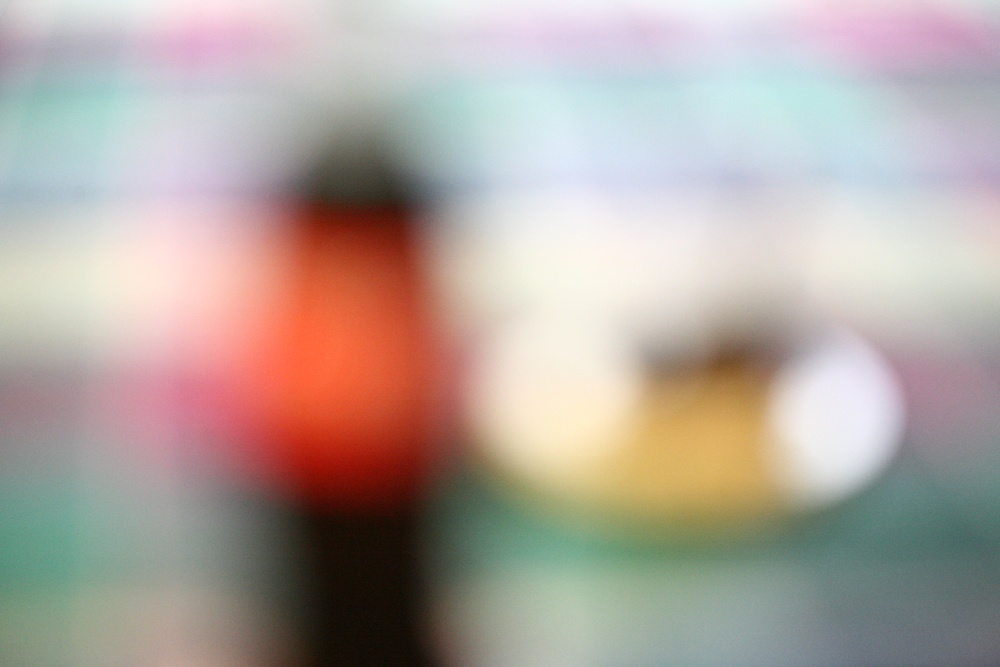
%> input picture 001.JPG, 1000 x 667 px, shrunk from 2496 x 1664 before the run
$ octave --eval "result = measureFocus('001.JPG');"   (GNU Octave 9; MATLAB toolbox functions it lacks are replaced by stand-ins)
%> lines starting %> are read from the running program, lines starting %| are printed output that depends on the picture
%David Bell - 2014
%measureFocus.m
function [stdc, sumc, avgc] = measureFocus(file)
%> called with file = '001.JPG'
Im = imread(file); %Load image
%> Im is the input picture: size 667x1000x3 uint8; mean R, G, B 178.1, 166.1, 159.3
BW = rgb2gray(Im); %Confirm image is grayscale intensities
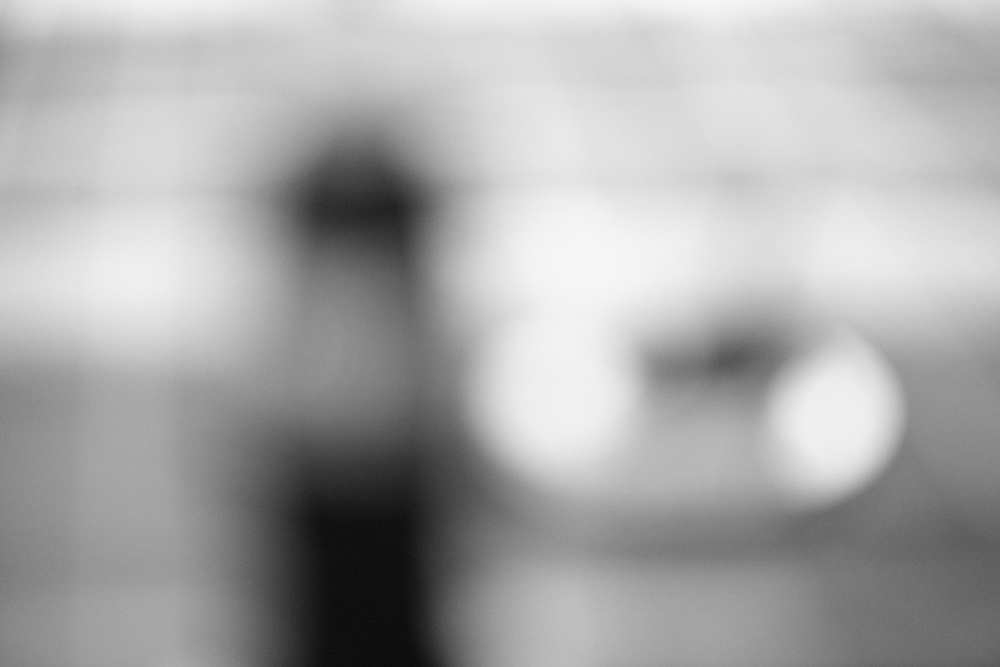
%> BW: size 667x1000 uint8; min 9, max 248, mean 168.9
hy = fspecial('sobel');hx = -1.*hy.'; %define sobel filter

%Perform filtering and combine x - y components
Sx = imfilter(double(BW),hx);Sy = imfilter(double(BW), hy);
%> after `Sx = imfilter(double(BW),hx)`:
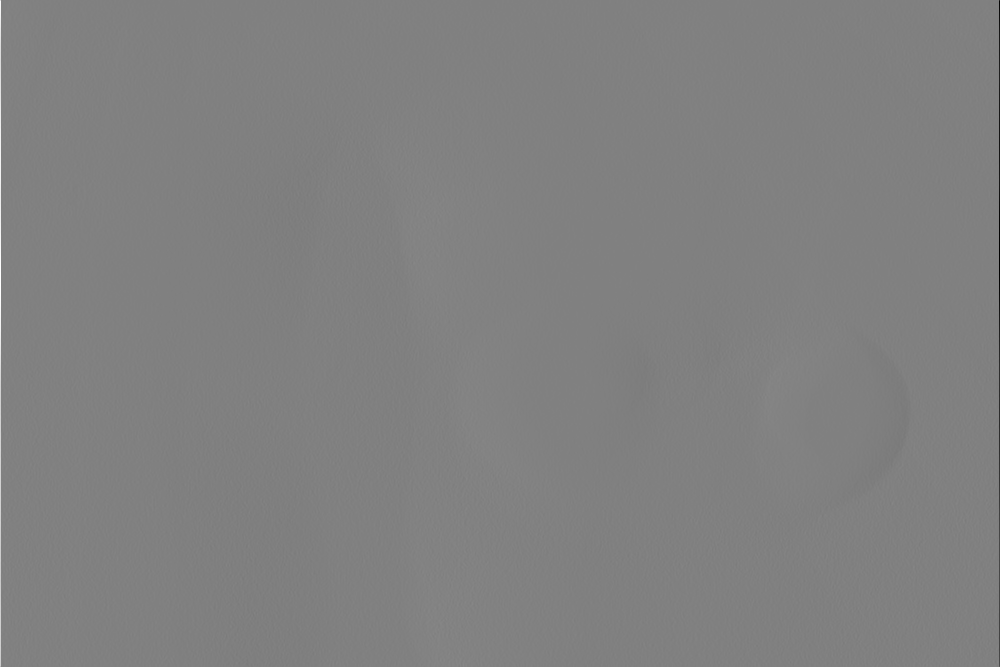
%> Sx: size 667x1000 double; min -870, max 852, mean 0; drawn with min black and max white
S = sqrt(Sx.^2 + Sy.^2);
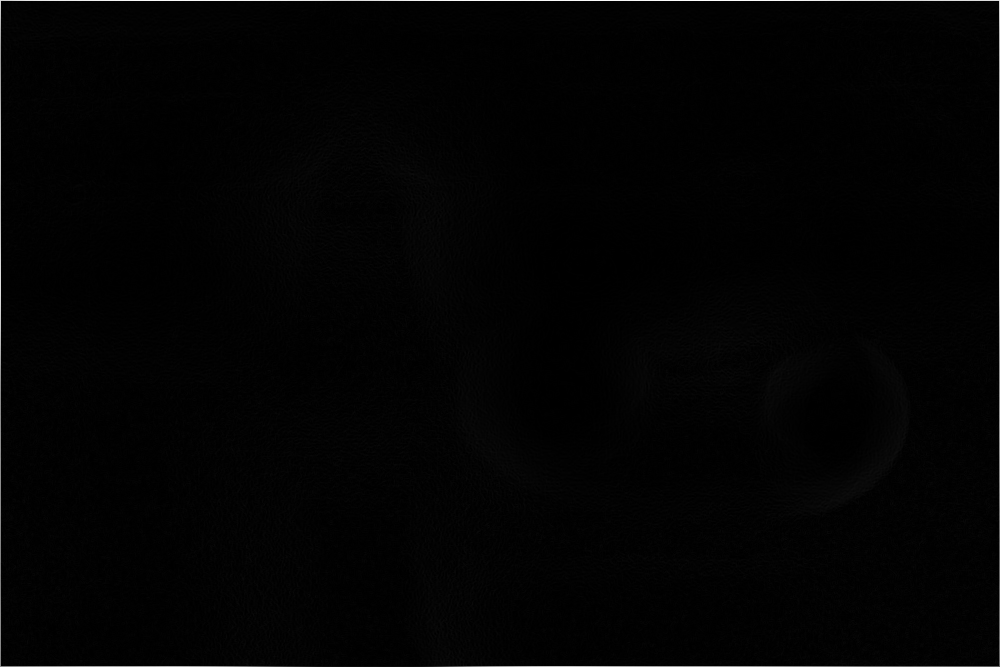
%> S: size 667x1000 double; min 0, max 984, mean 11.8; drawn with min black and max white

%Compute aggregates with filtered values
stdc = std2(S);
%> stdc = 49.84
%For sum and mean focus is identified easier without sqrt
sumc = sum(sum(Sx.^2 + Sy.^2));
%> sumc = 1749869786
avgc = mean(mean(Sx.^2 + Sy.^2));
%> avgc = 2623.5
%> `result = measureFocus('001.JPG');`: result = 49.84
%imtool(S/max(max(S)));imtool(BW);

$ run again, on 003.JPG
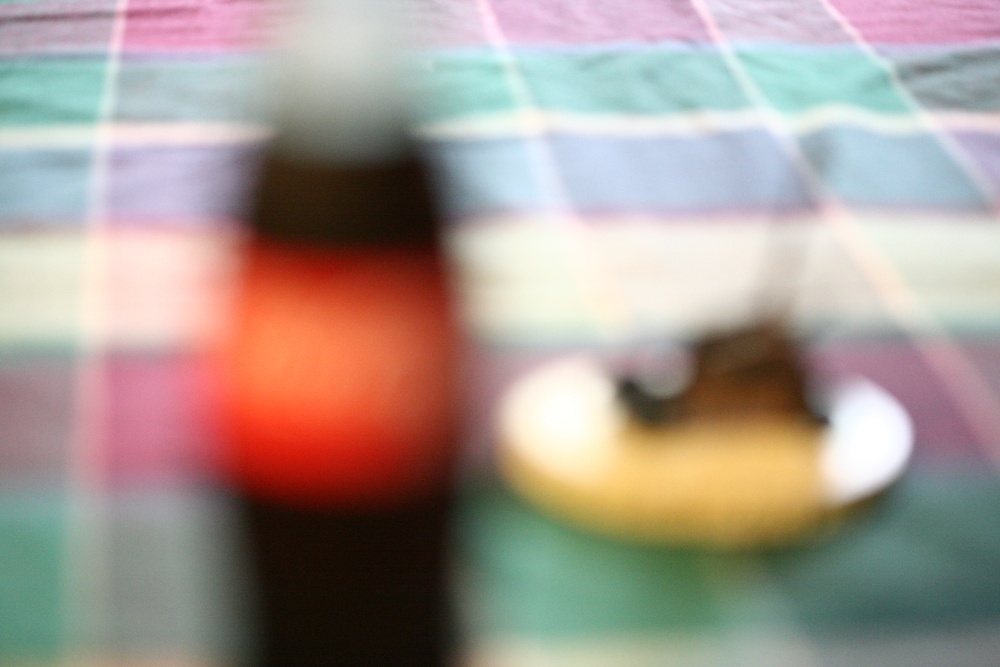
%> input picture 003.JPG, 1000 x 667 px, shrunk from 2496 x 1664 before the run
%> in measureFocus, Im is the input picture: size 667x1000x3 uint8; mean R, G, B 165.6, 152.1, 144.4
%> in measureFocus, `BW = rgb2gray(Im);`:
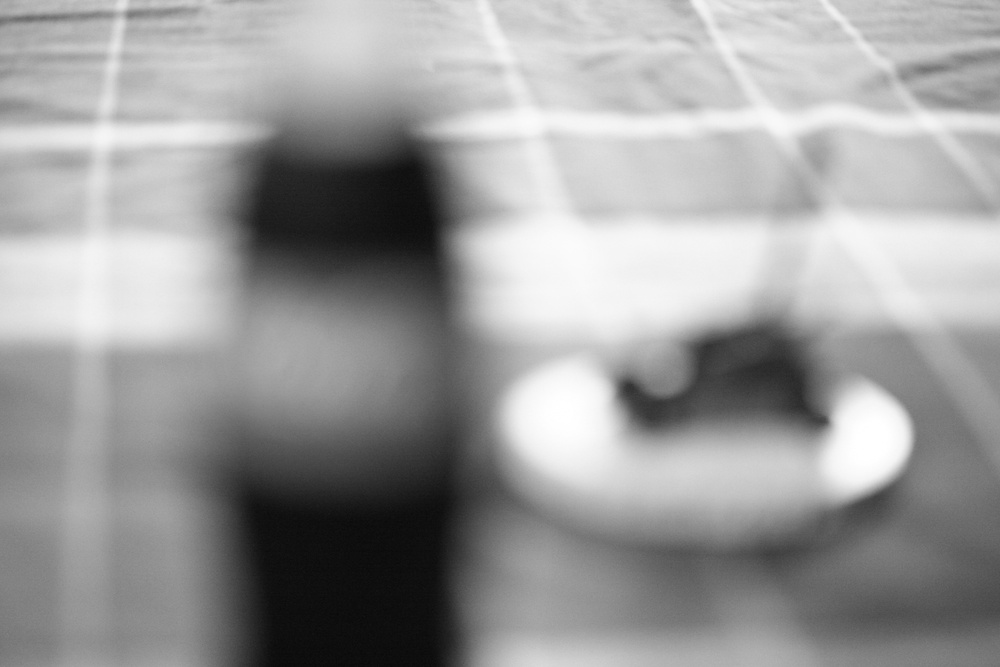
%> BW: size 667x1000 uint8; min 8, max 255, mean 155.2
%> stdc = 47.69
%> sumc = 1688950454
%> avgc = 2532.2
%> result = 47.69
